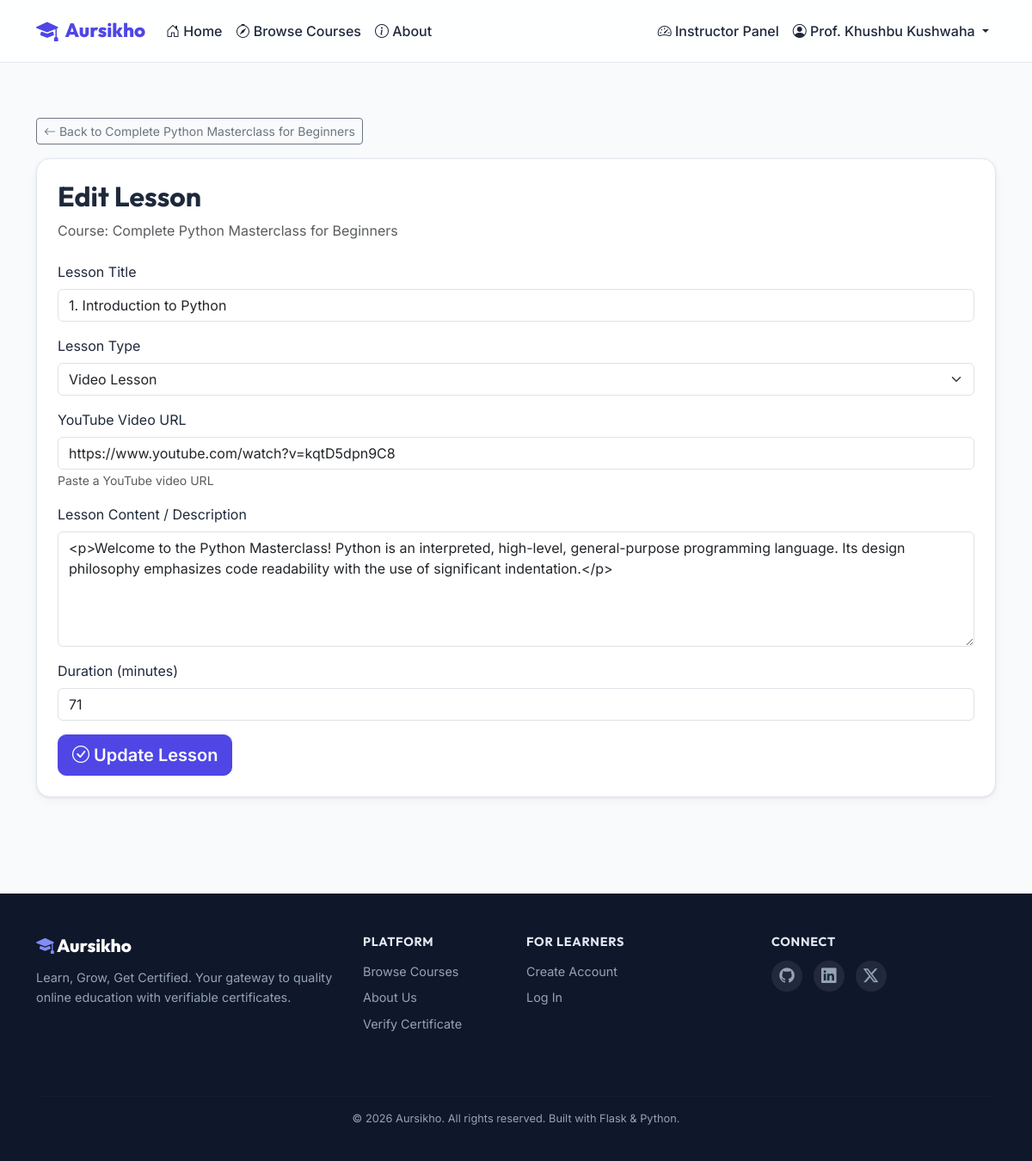
Screenshot of /instructor/course/1/lesson/1/edit (signed in) with the database file from the repository.
### app/models.py (models this page shows, shortened)
class User(UserMixin, db.Model):
    __tablename__ = 'users'
    id = db.Column(db.Integer, primary_key=True)
    username = db.Column(db.String(64), unique=True, nullable=False, index=True)
    email = db.Column(db.String(120), unique=True, nullable=False, index=True)
    password_hash = db.Column(db.String(256), nullable=False)
    role = db.Column(db.String(20), nullable=False, default='student')  # student, instructor, admin
    full_name = db.Column(db.String(128), nullable=False)
    bio = db.Column(db.Text, default='')
    avatar = db.Column(db.String(256), default='default.png')
    created_at = db.Column(db.DateTime, default=lambda: datetime.now(timezone.utc))
    courses_teaching = db.relationship('Course', backref='instructor', lazy='dynamic')
    enrollments = db.relationship('Enrollment', backref='student', lazy='dynamic')
    certificates = db.relationship('Certificate', backref='student', lazy='dynamic')
    @property
    def is_instructor(self):
        return self.role == 'instructor'
    @property
    def is_student(self):
        return self.role == 'student'

class Course(db.Model):
    __tablename__ = 'courses'
    id = db.Column(db.Integer, primary_key=True)
    title = db.Column(db.String(200), nullable=False)
    description = db.Column(db.Text, nullable=False)
    short_description = db.Column(db.String(300), default='')
    thumbnail = db.Column(db.String(256), default='default_course.png')
    category = db.Column(db.String(50), nullable=False, default='General')
    difficulty = db.Column(db.String(20), nullable=False, default='beginner')  # beginner, intermediate, advanced
    is_published = db.Column(db.Boolean, default=False)
    instructor_id = db.Column(db.Integer, db.ForeignKey('users.id'), nullable=False)
    created_at = db.Column(db.DateTime, default=lambda: datetime.now(timezone.utc))
    updated_at = db.Column(db.DateTime, default=lambda: datetime.now(timezone.utc),
                           onupdate=lambda: datetime.now(timezone.utc))
    lessons = db.relationship('Lesson', backref='course', lazy='dynamic',
                              order_by='Lesson.order_num', cascade='all, delete-orphan')
    quizzes = db.relationship('Quiz', backref='course', lazy='dynamic', cascade='all, delete-orphan')
    enrollments = db.relationship('Enrollment', backref='course', lazy='dynamic', cascade='all, delete-orphan')

class Lesson(db.Model):
    __tablename__ = 'lessons'
    id = db.Column(db.Integer, primary_key=True)
    course_id = db.Column(db.Integer, db.ForeignKey('courses.id'), nullable=False)
    title = db.Column(db.String(200), nullable=False)
    content = db.Column(db.Text, default='')  # Text content or description
    video_url = db.Column(db.String(500), default='')  # YouTube embed URL
    lesson_type = db.Column(db.String(20), default='video')  # video, text
    order_num = db.Column(db.Integer, default=0)
    duration_minutes = db.Column(db.Integer, default=0)
    progress_records = db.relationship('LessonProgress', backref='lesson', lazy='dynamic',
                                       cascade='all, delete-orphan')

### app/routes/instructor.py (the view, shortened to what this page needs)
@instructor_bp.route('/course/<int:course_id>/lesson/<int:lesson_id>/edit', methods=['GET', 'POST'])
@login_required
@instructor_required
def edit_lesson(course_id, lesson_id):
    course = Course.query.get_or_404(course_id)
    lesson = Lesson.query.get_or_404(lesson_id)
    if course.instructor_id != current_user.id and not current_user.is_admin:
        return redirect(url_for('instructor.dashboard'))
    form = LessonForm(obj=lesson)
    return render_template('instructor/lesson_form.html', form=form, course=course, lesson=lesson, is_edit=True, title=f'Edit: {lesson.title}')

### app/forms.py
class LessonForm(FlaskForm):
    title = StringField('Lesson Title', validators=[DataRequired(), Length(max=200)])
    content = TextAreaField('Lesson Content / Description', validators=[Optional()])
    video_url = StringField('YouTube Video URL', validators=[Optional(), Length(max=500)])
    lesson_type = SelectField('Lesson Type', choices=[
        ('video', 'Video Lesson'),
        ('text', 'Text Lesson'),
        ('hybrid', 'Hybrid Lesson (Video + Text)'),
    ], validators=[DataRequired()])
    duration_minutes = IntegerField('Duration (minutes)', validators=[Optional(), NumberRange(min=1, max=600)])
    submit = SubmitField('Save Lesson')

### app/templates/instructor/lesson_form.html (shortened to what this page needs)
{% extends "base.html" %}
{% block content %}
<section class="dashboard-section">
    <div class="container">
        <a href="{{ url_for('instructor.manage_course', course_id=course.id) }}" class="btn btn-sm btn-outline-secondary mb-3">
            <i class="bi bi-arrow-left"></i> Back to {{ course.title }}
        </a>
        <div class="form-card">
            <h2>{% if is_edit %}Edit Lesson{% else %}Add Lesson{% endif %}</h2>
            <p class="text-muted">Course: {{ course.title }}</p>
            <form method="POST" class="mt-4">
                <div class="mb-3">
                    <label for="title" class="form-label">{{ form.title.label.text }}</label>
                    {{ form.title(class="form-control", id="title", placeholder="e.g., Introduction to Variables") }}
                </div>
                <div class="mb-3">
                    <label for="lesson_type" class="form-label">{{ form.lesson_type.label.text }}</label>
                    {{ form.lesson_type(class="form-select", id="lesson_type") }}
                </div>
                <div class="mb-3">
                    <label for="video_url" class="form-label">{{ form.video_url.label.text }}</label>
                    {{ form.video_url(class="form-control", id="video_url", placeholder="https://www.youtube.com/watch?v=...") }}
                    <small class="form-text text-muted">Paste a YouTube video URL</small>
                </div>
                <div class="mb-3">
                    <label for="content" class="form-label">{{ form.content.label.text }}</label>
                    {{ form.content(class="form-control", id="content", rows="5", placeholder="Additional notes or text content for this lesson") }}
                </div>
                <div class="mb-3">
                    <label for="duration_minutes" class="form-label">{{ form.duration_minutes.label.text }}</label>
                    {{ form.duration_minutes(class="form-control", id="duration_minutes", placeholder="e.g., 15") }}
                </div>
                <button type="submit" class="btn btn-primary btn-lg">
                    <i class="bi bi-check-circle"></i> {{ 'Update Lesson' if is_edit else 'Add Lesson' }}
                </button>
            </form>
        </div>
    </div>
</section>
{% endblock %}

### app/templates/base.html (shortened to what this page needs)
<!DOCTYPE html>
<html lang="en" data-bs-theme="light">
<head>
    <link href="https://cdn.jsdelivr.net/npm/bootstrap@5.3.3/dist/css/bootstrap.min.css" rel="stylesheet">
    <link href="https://cdn.jsdelivr.net/npm/bootstrap-icons@1.11.3/font/bootstrap-icons.min.css" rel="stylesheet">
    <link rel="stylesheet" href="{{ url_for('static', filename='css/style.css') }}">
</head>
<body>
    <nav class="navbar navbar-expand-lg sticky-top" id="mainNavbar">
        <div class="container">
            <a class="navbar-brand" href="{{ url_for('main.home') }}">
                <i class="bi bi-mortarboard-fill brand-icon"></i>
                <span class="brand-text">Aursikho</span>
            </a>
            <div class="collapse navbar-collapse" id="navbarContent">
                <ul class="navbar-nav me-auto mb-2 mb-lg-0">
                    <li class="nav-item">
                        <a class="nav-link" href="{{ url_for('main.home') }}">
                            <i class="bi bi-house-door"></i> Home
                        </a>
                    </li>
                    <li class="nav-item">
                        <a class="nav-link" href="{{ url_for('main.browse') }}">
                            <i class="bi bi-compass"></i> Browse Courses
                        </a>
                    </li>
                    <li class="nav-item">
                        <a class="nav-link" href="{{ url_for('main.about') }}">
                            <i class="bi bi-info-circle"></i> About
                        </a>
                    </li>
                </ul>
                <ul class="navbar-nav ms-auto">
                    {% if current_user.is_authenticated %}
                        {% if current_user.is_student %}
                        <li class="nav-item">
                            <a class="nav-link" href="{{ url_for('student.dashboard') }}">
                                <i class="bi bi-speedometer2"></i> My Dashboard
                            </a>
                        </li>
                        {% elif current_user.is_instructor %}
                        <li class="nav-item">
                            <a class="nav-link" href="{{ url_for('instructor.dashboard') }}">
                                <i class="bi bi-speedometer2"></i> Instructor Panel
                            </a>
                        </li>
                        {% elif current_user.is_admin %}
                        <li class="nav-item">
                            <a class="nav-link" href="{{ url_for('admin.panel') }}">
                                <i class="bi bi-shield-lock"></i> Admin Panel
                            </a>
                        </li>
                        {% endif %}
                        <li class="nav-item dropdown">
                            <a class="nav-link dropdown-toggle" href="#" role="button"
                               data-bs-toggle="dropdown" aria-expanded="false">
                                <i class="bi bi-person-circle"></i> {{ current_user.full_name }}
                            </a>
                        </li>
                    {% endif %}
                </ul>
            </div>
        </div>
    </nav>
    <main class="main-content">
        {% block content %}{% endblock %}
    </main>
    <footer class="site-footer">
        <div class="container">
            <div class="row">
                <div class="col-md-4 mb-4">
                    <h5 class="footer-brand">
                        <i class="bi bi-mortarboard-fill"></i> Aursikho
                    </h5>
                    <p class="footer-description">
                        Learn, Grow, Get Certified. Your gateway to quality online education with verifiable certificates.
                    </p>
                </div>
                <div class="col-md-2 mb-4">
                    <h6 class="footer-heading">Platform</h6>
                    <ul class="footer-links">
                        <li><a href="{{ url_for('main.browse') }}">Browse Courses</a></li>
                        <li><a href="{{ url_for('main.about') }}">About Us</a></li>
                        <li><a href="{{ url_for('certificate.verify_page') }}">Verify Certificate</a></li>
                    </ul>
                </div>
                <div class="col-md-3 mb-4">
                    <h6 class="footer-heading">For Learners</h6>
                    <ul class="footer-links">
                        <li><a href="{{ url_for('auth.register') }}">Create Account</a></li>
                        <li><a href="{{ url_for('auth.login') }}">Log In</a></li>
                    </ul>
                </div>
                <div class="col-md-3 mb-4">
                    <h6 class="footer-heading">Connect</h6>
                    <div class="footer-social">
                        <a href="#"><i class="bi bi-github"></i></a>
                        <a href="#"><i class="bi bi-linkedin"></i></a>
                        <a href="#"><i class="bi bi-twitter-x"></i></a>
                    </div>
                </div>
            </div>
            <hr class="footer-divider">
            <div class="footer-bottom">
                <p>&copy; 2026 Aursikho. All rights reserved. Built with Flask &amp; Python.</p>
            </div>
        </div>
    </footer>
</body>
</html>

### app/static/css/style.css (style rules this page uses)
:root { --primary: #4f46e5; --primary-light: #818cf8; --primary-dark: #3730a3; --accent: #06b6d4; --success: #10b981; --warning: #f59e0b; --danger: #ef4444; --bg: #f8fafc; --bg-card: #ffffff; --text: #1e293b; --text-muted: #64748b; --border: #e2e8f0; --shadow: 0 1px 3px rgba(0,0,0,.08), 0 4px 12px rgba(0,0,0,.04); --shadow-lg: 0 4px 24px rgba(0,0,0,.1); --radius: 16px; --radius-sm: 10px; --font: 'Inter', system-ui, sans-serif; --font-display: 'Outfit', 'Inter', sans-serif; --gradient: linear-gradient(135deg, var(--primary), var(--accent)); }
* { box-sizing: border-box; }
body { font-family: var(--font); background: var(--bg); color: var(--text); }
h1,h2,h3,h4,h5,h6 { font-family: var(--font-display); font-weight: 700; }
#mainNavbar { background: rgba(255,255,255,.85); backdrop-filter: blur(16px); border-bottom: 1px solid var(--border); padding: .75rem 0; z-index: 1000; transition: box-shadow .3s; }
.navbar-brand { display: flex; align-items: center; gap: .5rem; font-family: var(--font-display); font-weight: 800; font-size: 1.4rem; color: var(--primary) !important; }
.brand-icon { font-size: 1.6rem; }
.nav-link { font-weight: 500; color: var(--text) !important; transition: color .2s; }
.btn-primary { background: var(--primary); border-color: var(--primary); border-radius: var(--radius-sm); font-weight: 600; transition: transform .15s, box-shadow .15s; }
.dashboard-section { padding: 3rem 0; }
.manage-card, .form-card { background: var(--bg-card); border-radius: var(--radius); padding: 1.5rem; box-shadow: var(--shadow); border: 1px solid var(--border); }
.site-footer { background: #0f172a; color: #94a3b8; padding: 3rem 0 1.5rem; margin-top: 4rem; }
.footer-brand { color: #fff; font-family: var(--font-display); font-weight: 800; font-size: 1.3rem; margin-bottom: .8rem; }
.footer-brand i { color: var(--primary-light); }
.footer-description { font-size: .9rem; line-height: 1.6; }
.footer-heading { color: #e2e8f0; font-size: .9rem; font-weight: 700; margin-bottom: .8rem; text-transform: uppercase; letter-spacing: .05em; }
.footer-links { list-style: none; padding: 0; }
.footer-links li { margin-bottom: .4rem; }
.footer-links a { color: #94a3b8; text-decoration: none; font-size: .9rem; transition: color .2s; }
.footer-social { display: flex; gap: .8rem; }
.footer-social a { width: 36px; height: 36px; background: rgba(255,255,255,.08); border-radius: 50%; display: flex; align-items: center; justify-content: center; color: #94a3b8; font-size: 1.1rem; transition: background .2s, color .2s; text-decoration: none; }
.footer-divider { border-color: rgba(255,255,255,.08); margin: 2rem 0 1rem; }
.footer-bottom { text-align: center; font-size: .8rem; }

### rows the page displays
User: full_name "Prof. Khushbu Kushwaha"
Course: title "Complete Python Masterclass for Beginners"
Lesson: title "1. Introduction to Python", lesson_type "Video Lesson", video_url "https://www.youtube.com/watch?v=kqtD5dpn9C8", content "<p>Welcome to the Python Masterclass! Python is an interpreted, high-level, general-purpose programming language. Its design philosophy emphasizes code readability with the use of significant indentation.</p>", duration_minutes "71"

### other values shown
{{ 'Update Lesson' if is_edit else 'Add Lesson' }} "Update Lesson"
